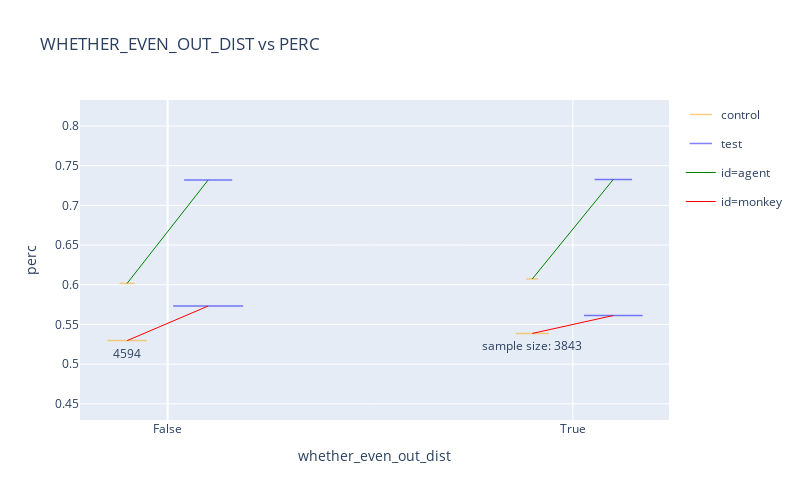

Source (notebook cell):
### Code cell
x_var_column_list = ['whether_even_out_dist']

fixed_variable_values_to_use = {'if_test_nxt_ff_group_appear_after_stop': 'flexible',
                                'key_for_split': 'ff_seen',
                                #'whether_even_out_dist': True,
}

changeable_variables = []

columns_to_find_unique_combinations_for_color = ['id']

plot_variations_utils.streamline_making_plotly_plot_to_compare_two_sets_of_data(new_all_perc_info_across_agents, 
                                                            fixed_variable_values_to_use,
                                                            changeable_variables,
                                                            x_var_column_list,
                                                            y_var_column='perc',
                                                            var_to_determine_x_offset_direction='test_or_control',
                                                            columns_to_find_unique_combinations_for_color=columns_to_find_unique_combinations_for_color)

### Figure 1 — Plotly figure (JSON) as saved in the notebook; plotly's stock layout.template omitted (floating-point values rounded to 4 significant figures)
{"data": [{"customdata": [["control", 1735, "agent", "agent"], ["control", 4594, "monkey_Bruno", "monkey"], ["control", 1337, "agent", "agent"], ["control", 3843, "monkey_Bruno", "monkey"]], "hovertemplate": "%{customdata[0]} <br>perc: %{y}<br>sample_size: %{customdata[1]:d}<br>monkey_name: %{customdata[2]}<br>id: %{customdata[3]}<br><extra></extra>", "line": {"color": "orange", "width": 1.5}, "marker": {"color": "black", "line": {"width": 1.5}, "opacity": 0.5, "size": [10.67, 28.26, 8.226, 23.64], "symbol": "line-ew"}, "mode": "markers", "name": "control", "showlegend": true, "type": "scatter", "x": [-0.1, -0.1, 0.9, 0.9], "y": [0.6017, 0.5296, 0.6073, 0.5386]}, {"customdata": [["test", 5581, "agent", "agent"], ["test", 8127, "monkey_Bruno", "monkey"], ["test", 4359, "agent", "agent"], ["test", 6817, "monkey_Bruno", "monkey"]], "hovertemplate": "%{customdata[0]} <br>perc: %{y}<br>sample_size: %{customdata[1]:d}<br>monkey_name: %{customdata[2]}<br>id: %{customdata[3]}<br><extra></extra>", "line": {"color": "blue", "width": 1.5}, "marker": {"color": "black", "line": {"width": 1.5}, "opacity": 0.5, "size": [34.34, 50, 26.82, 41.94], "symbol": "line-ew"}, "mode": "markers", "name": "test", "showlegend": true, "type": "scatter", "x": [0.1, 0.1, 1.1, 1.1], "y": [0.7319, 0.5732, 0.7327, 0.5612]}, {"customdata": [["control", 1735, "agent", "agent"], ["test", 5581, "agent", "agent"]], "hovertemplate": "%{customdata[0]} <br>perc: %{y}<br>sample_size: %{customdata[1]:d}<br>monkey_name: %{customdata[2]}<br>id: %{customdata[3]}<br><extra></extra>", "legendgroup": "green", "line": {"color": "green", "dash": "solid", "width": 1}, "marker": {"color": "green", "opacity": 0.5, "size": 10, "symbol": "line-ew"}, "mode": "markers+lines", "name": "id=agent", "showlegend": false, "type": "scatter", "x": [-0.1, 0.1], "y": [0.6017, 0.7319]}, {"customdata": [["test", 8127, "monkey_Bruno", "monkey"], ["control", 4594, "monkey_Bruno", "monkey"]], "hovertemplate": "%{customdata[0]} <br>perc: %{y}<br>sample_size: %{customdata[1]:d}<br>monkey_name: %{customdata[2]}<br>id: %{customdata[3]}<br><extra></extra>", "legendgroup": "red", "line": {"color": "red", "dash": "solid", "width": 1}, "marker": {"color": "red", "opacity": 0.5, "size": 10, "symbol": "line-ew"}, "mode": "markers+lines", "name": "id=monkey", "showlegend": false, "type": "scatter", "x": [0.1, -0.1], "y": [0.5732, 0.5296]}, {"customdata": [["test", 4359, "agent", "agent"], ["control", 1337, "agent", "agent"]], "hovertemplate": "%{customdata[0]} <br>perc: %{y}<br>sample_size: %{customdata[1]:d}<br>monkey_name: %{customdata[2]}<br>id: %{customdata[3]}<br><extra></extra>", "legendgroup": "green", "line": {"color": "green", "dash": "solid", "width": 1}, "marker": {"color": "green", "opacity": 0.5, "size": 10, "symbol": "line-ew"}, "mode": "markers+lines", "name": "id=agent", "showlegend": false, "type": "scatter", "x": [1.1, 0.9], "y": [0.7327, 0.6073]}, {"customdata": [["control", 3843, "monkey_Bruno", "monkey"], ["test", 6817, "monkey_Bruno", "monkey"]], "hovertemplate": "%{customdata[0]} <br>perc: %{y}<br>sample_size: %{customdata[1]:d}<br>monkey_name: %{customdata[2]}<br>id: %{customdata[3]}<br><extra></extra>", "legendgroup": "red", "line": {"color": "red", "dash": "solid", "width": 1}, "marker": {"color": "red", "opacity": 0.5, "size": 10, "symbol": "line-ew"}, "mode": "markers+lines", "name": "id=monkey", "showlegend": false, "type": "scatter", "x": [0.9, 1.1], "y": [0.5386, 0.5612]}, {"legendgroup": "green", "line": {"color": "green", "dash": "solid", "width": 1}, "mode": "lines", "name": "id=agent", "showlegend": true, "type": "scatter", "visible": true, "x": [0, 0], "y": [0, 0]}, {"legendgroup": "red", "line": {"color": "red", "dash": "solid", "width": 1}, "mode": "lines", "name": "id=monkey", "showlegend": true, "type": "scatter", "visible": true, "x": [0, 0], "y": [0, 0]}, {"hoverinfo": "skip", "mode": "text", "showlegend": false, "text": ["4594"], "textposition": "bottom center", "type": "scatter", "x": [-0.1], "y": [0.5196]}, {"hoverinfo": "skip", "mode": "text", "showlegend": false, "text": ["sample size: 3843"], "textposition": "bottom center", "type": "scatter", "x": [0.9], "y": [0.5286]}], "layout": {"height": 500, "title": {"text": "WHETHER_EVEN_OUT_DIST vs PERC"}, "width": 800, "xaxis": {"ticktext": ["False", "True"], "tickvals": [0, 1], "title": {"text": "whether_even_out_dist"}}, "yaxis": {"range": [0.4296, 0.8327], "title": {"text": "perc"}}}}
